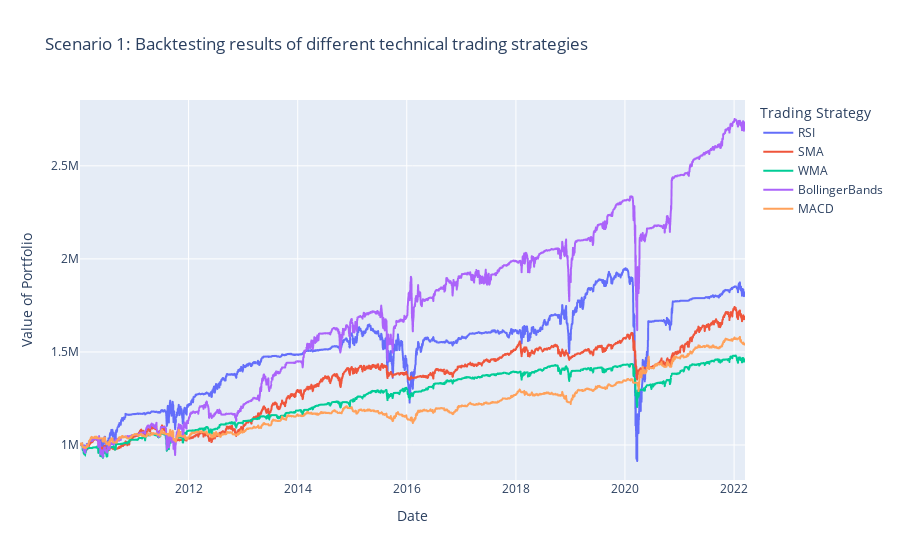

This figure's notebook cell:
### Code cell
# Visualizing backtesting results

fig_1 = px.line(scenario_1, x='Date', y=['RSI', 'SMA', 'WMA', 'BollingerBands', 'MACD'], 
    title='Scenario 1: Backtesting results of different technical trading strategies', 
    labels={"variable": "Trading Strategy", "value": "Value of Portfolio"})
fig_1.show()

### Figure 1 — Plotly figure (JSON) as saved in the notebook; plotly's stock layout.template omitted (floating-point values rounded to 4 significant figures; data arrays with more than 128 entries replaced by an {"elided": "..."} marker saying what was removed)
{"data": [{"hovertemplate": "Trading Strategy=RSI<br>Date=%{x}<br>Value of Portfolio=%{y}<extra></extra>", "legendgroup": "RSI", "line": {"color": "#636efa", "dash": "solid"}, "marker": {"symbol": "circle"}, "mode": "lines", "name": "RSI", "showlegend": true, "type": "scattergl", "x": {"elided": "3071 str values"}, "xaxis": "x", "y": {"elided": "3071 float values"}, "yaxis": "y"}, {"hovertemplate": "Trading Strategy=SMA<br>Date=%{x}<br>Value of Portfolio=%{y}<extra></extra>", "legendgroup": "SMA", "line": {"color": "#EF553B", "dash": "solid"}, "marker": {"symbol": "circle"}, "mode": "lines", "name": "SMA", "showlegend": true, "type": "scattergl", "x": {"elided": "3071 str values"}, "xaxis": "x", "y": {"elided": "3071 float values"}, "yaxis": "y"}, {"hovertemplate": "Trading Strategy=WMA<br>Date=%{x}<br>Value of Portfolio=%{y}<extra></extra>", "legendgroup": "WMA", "line": {"color": "#00cc96", "dash": "solid"}, "marker": {"symbol": "circle"}, "mode": "lines", "name": "WMA", "showlegend": true, "type": "scattergl", "x": {"elided": "3071 str values"}, "xaxis": "x", "y": {"elided": "3071 float values"}, "yaxis": "y"}, {"hovertemplate": "Trading Strategy=BollingerBands<br>Date=%{x}<br>Value of Portfolio=%{y}<extra></extra>", "legendgroup": "BollingerBands", "line": {"color": "#ab63fa", "dash": "solid"}, "marker": {"symbol": "circle"}, "mode": "lines", "name": "BollingerBands", "showlegend": true, "type": "scattergl", "x": {"elided": "3071 str values"}, "xaxis": "x", "y": {"elided": "3071 float values"}, "yaxis": "y"}, {"hovertemplate": "Trading Strategy=MACD<br>Date=%{x}<br>Value of Portfolio=%{y}<extra></extra>", "legendgroup": "MACD", "line": {"color": "#FFA15A", "dash": "solid"}, "marker": {"symbol": "circle"}, "mode": "lines", "name": "MACD", "showlegend": true, "type": "scattergl", "x": {"elided": "3071 str values"}, "xaxis": "x", "y": {"elided": "3071 float values"}, "yaxis": "y"}], "layout": {"legend": {"title": {"text": "Trading Strategy"}, "tracegroupgap": 0}, "title": {"text": "Scenario 1: Backtesting results of different technical trading strategies"}, "xaxis": {"anchor": "y", "domain": [0, 1], "title": {"text": "Date"}}, "yaxis": {"anchor": "x", "domain": [0, 1], "title": {"text": "Value of Portfolio"}}}}
